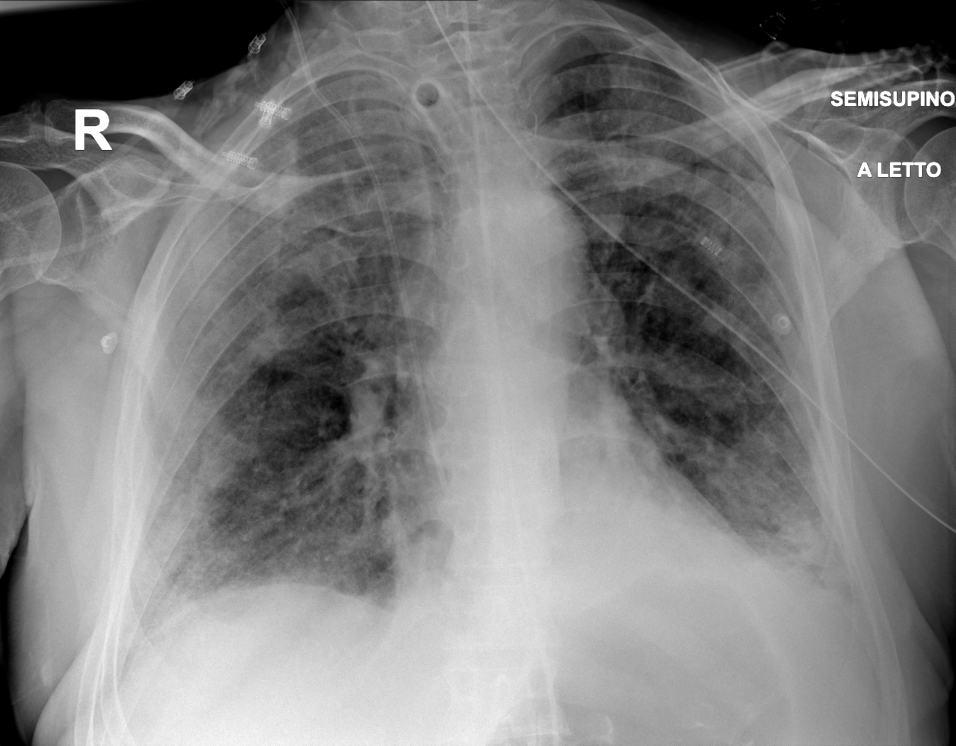
#> input picture Data/Brixia/dicom_clean_png/10078798266039279116.dcm.png, 2866 x 2236 px (shown at 1/3 size); its folder holds only this picture in this run
$ jupyter execute --allow-errors preprocessing.ipynb
#> lines starting #> are read from the running program, lines starting #| are printed output that depends on the picture
[cell 1]
import os
import pandas as pd
import matplotlib.pyplot as plt
import numpy as np
import seaborn as sns
import random
import skimage
from skimage.transform import resize
from pathlib import Path
from scipy.ndimage import gaussian_filter

[cell 2]
root = "/Users/kay/Documents/Github/COVID-detection-from-XRay/Data/"

# Iterate over and preprocess image
def preprocess_image(df, img_size = 224):
    # Convert images to numpy array
#> called with img_size = 224
    df_np = np.empty((len(df), img_size, img_size, 1), dtype=np.float32)

    for i, img_name in enumerate(df):
        try:
            # Read the image
            temp_image = plt.imread(img_name)
#> temp_image is the input picture: shape (2236, 2866) float32; min 0, max 1, mean 0.495

            # Determine dimensions for cropping
            min_dim = min(temp_image.shape[0], temp_image.shape[1])
#> min_dim = 2236
            start_x = (temp_image.shape[1] - min_dim) // 2
#> start_x = 315
            start_y = (temp_image.shape[0] - min_dim) // 2
#> start_y = 0
            # Crop the image to make it square
            cropped_image = temp_image[start_y:start_y+min_dim, start_x:start_x+min_dim]
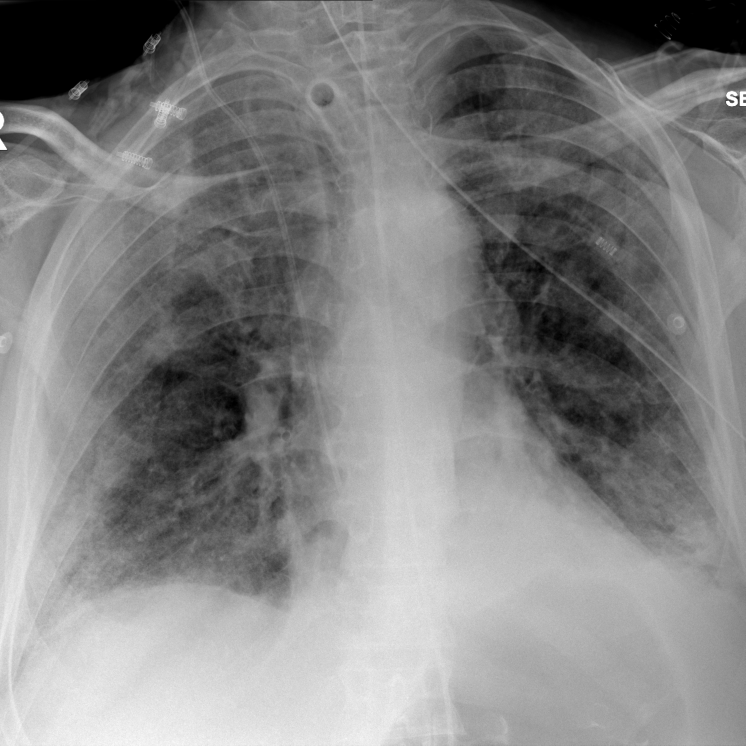
#> cropped_image: shape (2236, 2236) float32 (shown at 1/3 size); min 0, max 1, mean 0.517
            # Resize the cropped image to the desired size
            img_preprocessed = resize(cropped_image, (img_size, img_size, 1), anti_aliasing=True)
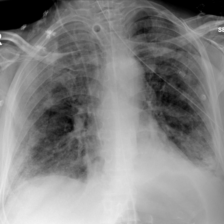
#> img_preprocessed: shape (224, 224, 1) float32; min 0, max 0.958, mean 0.517

            # Normalize intensity to range (0,1)
            img_preprocessed = skimage.exposure.rescale_intensity(img_preprocessed, in_range='image', out_range=(0, 1))

            # Equalize histogram
            img_preprocessed = skimage.exposure.equalize_hist(img_preprocessed)
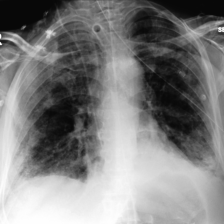
#> img_preprocessed: shape (224, 224, 1) float32; min 0.0323, max 1, mean 0.503

            # Add Gaussian blur for denoising
            img_preprocessed = gaussian_filter(img_preprocessed, sigma=1)

            # Fill the empty numpy array with preprocessed image
            df_np[i] = img_preprocessed
        except:
            continue

    return df_np

$ run again, on Data/Brixia/dicom_clean_png/10104326480143296722.dcm.png
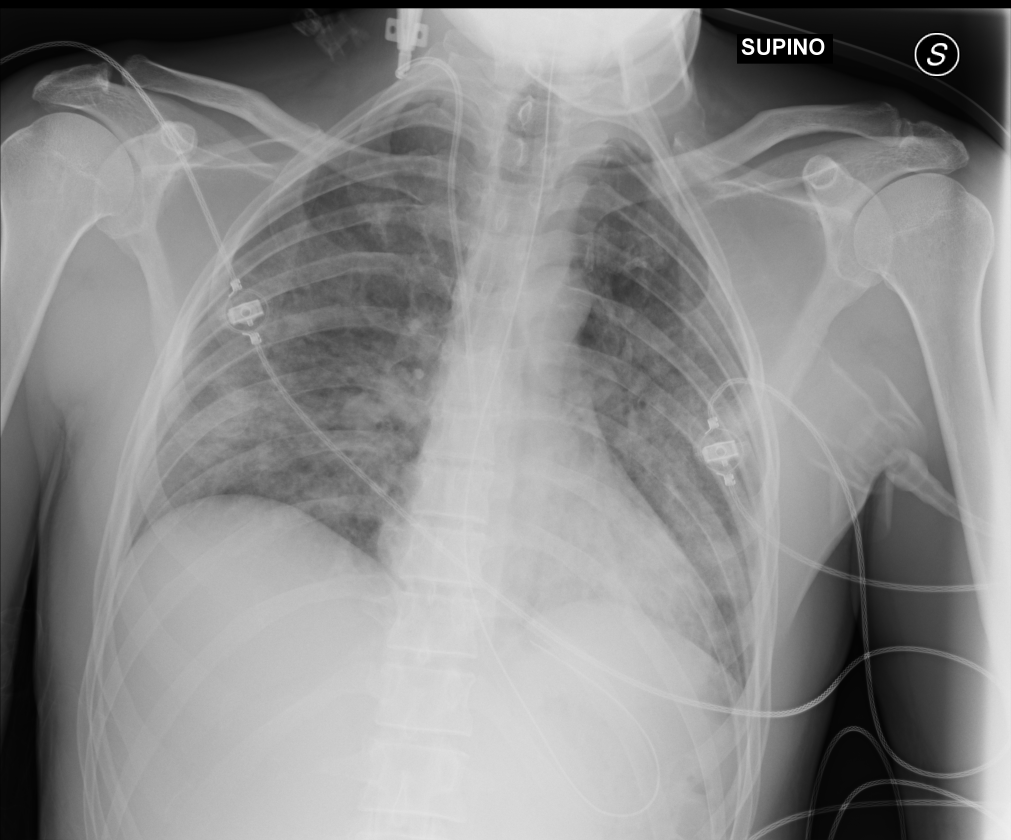
#> input picture Data/Brixia/dicom_clean_png/10104326480143296722.dcm.png, 3032 x 2520 px (shown at 1/3 size)
#> in preprocess_image, temp_image is the input picture: shape (2520, 3032) float32; min 0, max 1, mean 0.545
#> in preprocess_image, `cropped_image = temp_image[start_y:start_y+min_dim, start_x:start_x+mi..`:
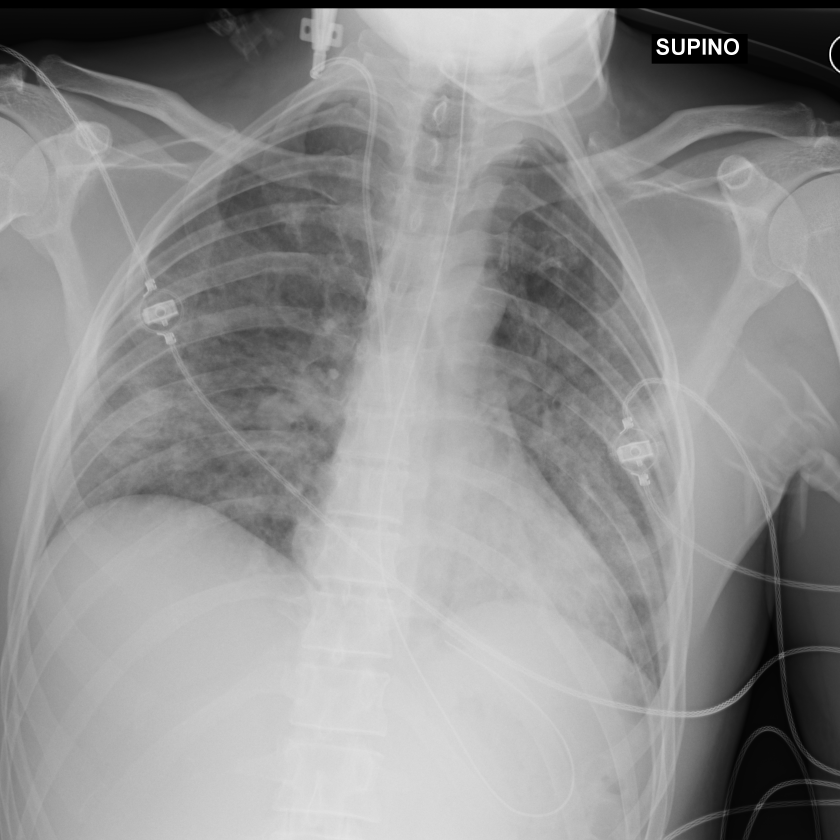
#> cropped_image: shape (2520, 2520) float32 (shown at 1/3 size); min 0, max 1, mean 0.565
#> in preprocess_image, `img_preprocessed = skimage.exposure.equalize_hist(img_preprocessed)`:
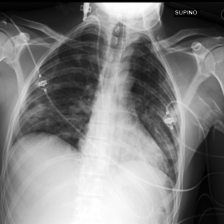
#> img_preprocessed: shape (224, 224, 1) float32; min 0.00616, max 1, mean 0.503
